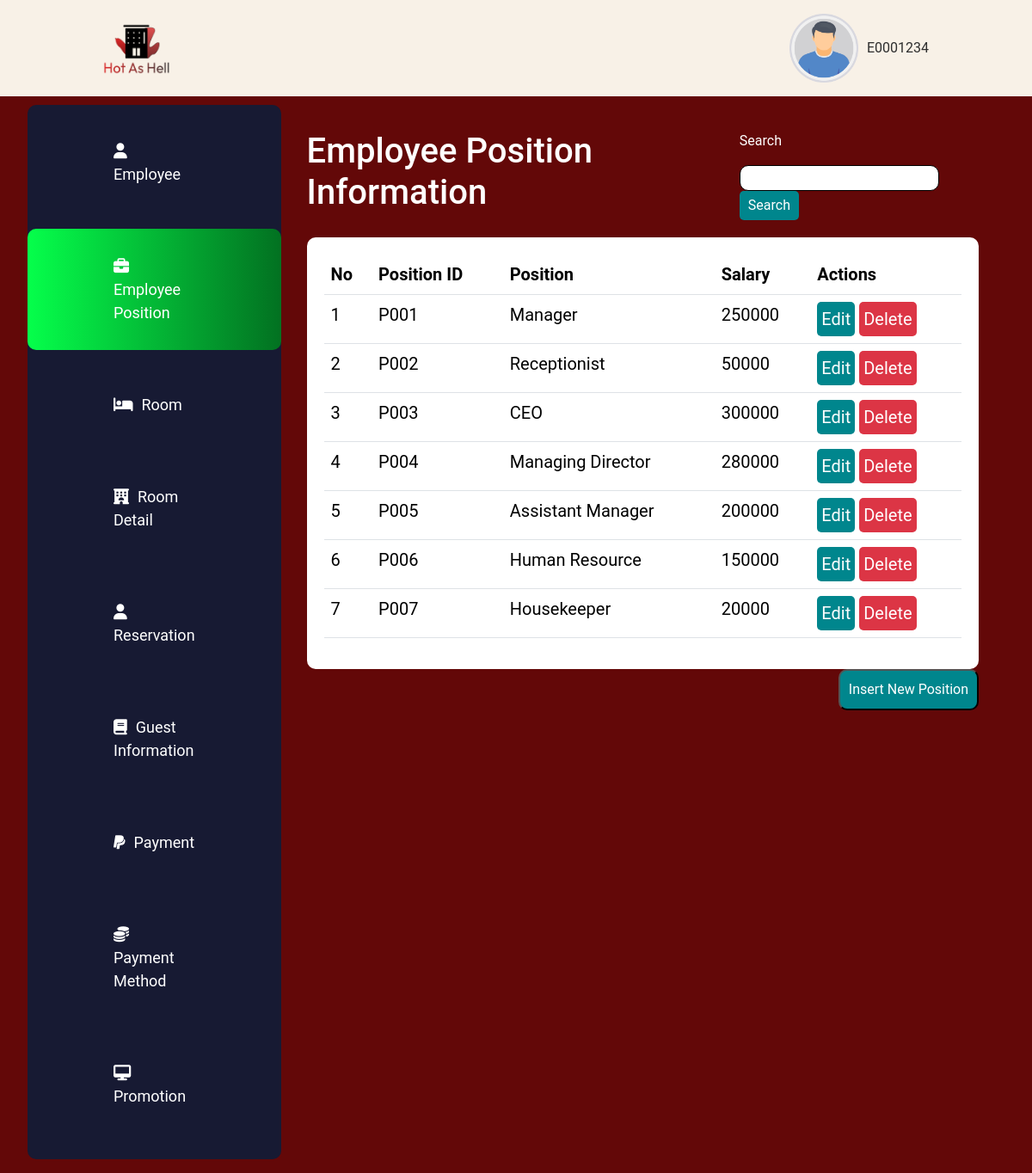
Page /AllLinkedTestDashboard/TestPositionDashboard.php on the committed database.
### tables this page shows
CREATE TABLE `employee_position` (
  `PositionID` varchar(4) NOT NULL,
  `Position` varchar(30) NOT NULL,
  `Salary` varchar(6) NOT NULL
);

### AllLinkedTestDashboard/TestPositionDashboard.php (the view, shortened to what this page needs)
<!DOCTYPE html>
<html lang="en">
<head>
    <link rel="stylesheet" href="https://cdnjs.cloudflare.com/ajax/libs/font-awesome/6.5.2/css/all.min.css" />
    <link href="https://cdn.jsdelivr.net/npm/bootstrap@5.3.3/dist/css/bootstrap.min.css" rel="stylesheet">
    <link rel="stylesheet" href="style.css">
</head>
<body>
    <nav>
        <img src="images/logo.png" alt="" srcset="" id="logo" style="width: 80px; height: 80px;">
        <div style="display: flex;">
            <img src="images/boy.png" alt="" srcset="" id="person" style="width: 80px; height: 80px;">
            <p id="name">E0001234</p>
        </div>
    </nav>
    <div class="main">
        <div class="left">
            <ul>
                <li><a href="index.html"><i class="fa-solid fa-user" style="margin-right: 10px;"></i>Employee</a></li>
                <li class="highlight"><a href="TestPositionDashboard.php"><i class="fa-solid fa-briefcase" style="margin-right: 10px;"></i>Employee Position</a></li>
                <li><a href="TestRoomDashBoard.php"><i class="fa-solid fa-bed" style="margin-right: 10px;"></i>Room</a></li>
                <li><a href="TestRoomDetailDashBoard.php"><i class="fa-solid fa-hotel" style="margin-right: 10px;"></i>Room Detail</a></li>
                <li><a href="reservation.html"><i class="fa-solid fa-user" style="margin-right: 10px;"></i>Reservation</a></li>
                <li><a href="guest.html"><i class="fa-solid fa-book" style="margin-right: 10px;"></i>Guest Information</a></li>
                <li><a href="payment.html"><i class="fa-brands fa-paypal" style="margin-right: 10px;"></i>Payment</a></li>
                <li><a href="TestMethodDashboard.php"><i class="fa-solid fa-coins" style="margin-right: 10px;"></i>Payment Method</a></li>
                <li><a href="TestPromotionDashboard.php"><i class="fa-solid fa-desktop" style="margin-right: 10px;"></i>Promotion</a></li>
            </ul>
        </div>
        <div class="right">
            <div style="display: flex; justify-content: space-between; color: white;">
                <h1>Employee Position Information</h1>
                <div>
                <form method="GET" action="TestPositionSearchForm2.php">
                        <p>Search</p>
                        <input type="text" name="search" id="search" style="background-color: white; border: 1px solid black; border-radius: 10px; padding: 5px; height: 30px;">
                        <button type="submit" style="background-color: #00868D; color: white; border: none; border-radius: 5px; padding: 5px 10px;">Search</button>
                    </form>
                </div>
            </div>
            <div style="margin-top: 20px; border-radius: 10px; background-color: white; padding: 20px; min-height: 500px; height: 100%;">
                <?php
                $con=mysqli_connect("localhost","root","","hot_as_hell");
                $PositionID = isset($_POST['position_id']) ? $_POST['position_id'] : '';
                $Position = isset($_POST['position']) ? $_POST['position'] : '';
                $r=1;
                $query = "SELECT * FROM employee_position WHERE PositionID LIKE '%$PositionID%'
                AND Position LIKE '%$Position%'";
                $query .= " ORDER BY PositionID ASC";
                $result = mysqli_query($con, $query);
                echo "<table class='table table-hover' style='font-size: 20px;'>";
                echo "<thead>";
                echo "<tr>";
                echo "<th>No</th>";
                echo "<th>Position ID</th>";
                echo "<th>Position</th>";
                echo "<th>Salary</th>";
                echo "<th>Actions</th>";
                echo "</tr>";
                echo "</thead>";
                echo "<tbody>";
                foreach ($result as $row) {
                    echo "<tr>";
                    echo "<td>".$r++."</td>";
                    echo "<td>".$row["PositionID"]."</td>";
                    echo "<td>".$row["Position"]."</td>";
                    echo "<td>".$row["Salary"]."</td>";
                    echo "<td>";
                    echo "<a href='TestPositionEditForm.php?id=".$row["PositionID"]."'><button style='color: white; border-radius: 5px; background-color: #00868D; padding: 5px; border: none;'>Edit</button></a> ";
                    echo "<a href='TestPositionDeleteForm.php?id=".$row["PositionID"]."'><button style='color: white; border-radius: 5px; background-color: #DC3545; padding: 5px; border: none;'>Delete</button></a>";
                    echo "</td>";
                    echo "</tr>";
                }
                echo "</tbody>";
                echo "</table>";
                ?>
            </div>
            <div style="width: 100%; display: flex; justify-content: flex-end;">
                <a href="TestPositionInsertForm.php">
                    <button style="color: white; border-radius: 10px; background-color: #00868D; padding: 10px;">Insert New Position</button>
                </a>
            </div>
        </div>
    </div>
</body>
</html>

### AllLinkedTestDashboard/style.css (style rules this page uses)
nav { display: flex; justify-content: space-between; align-items: center; padding: 1rem 2rem; background-color: #F8F1E7; padding-left: 10%; padding-right: 10%; }
body { font-family: 'Roboto', sans-serif; margin: 0; padding: 0; background-color: #630808; }
#name { color: #2E2E2E; margin-top: auto; margin-bottom: auto; margin-left: 10px; }
.main { padding: 1rem 2rem; padding-top: 10px; display: flex; }
.left { background-color: #171A33; padding-top: 10px; padding-bottom: 10px; border-radius: 10px; height: 100%; }
.right { width: 100%; padding: 30px; border-radius: 10px; height: 100%; }
ul { list-style-type: none; padding: 0; }
li { padding: 100px; display: flex; padding-top: 30px; padding-bottom: 30px; display: flex; cursor: pointer; margin-bottom: 20px; color: white; border-radius: 10px; font-size: large; }
.highlight { background: linear-gradient(90deg, rgba(5, 255, 75, 1) 0%, rgba(2, 113, 33, 1) 100%); }
a { text-decoration: none; color: white; }

### rows in the picture
employee_position: PositionID "P001", Position "Manager", Salary "250000"
employee_position: PositionID "P002", Position "Receptionist", Salary "50000"
employee_position: PositionID "P003", Position "CEO", Salary "300000"
employee_position: PositionID "P004", Position "Managing Director", Salary "280000"
employee_position: PositionID "P005", Position "Assistant Manager", Salary "200000"
employee_position: PositionID "P006", Position "Human Resource", Salary "150000"
employee_position: PositionID "P007", Position "Housekeeper", Salary "20000"
